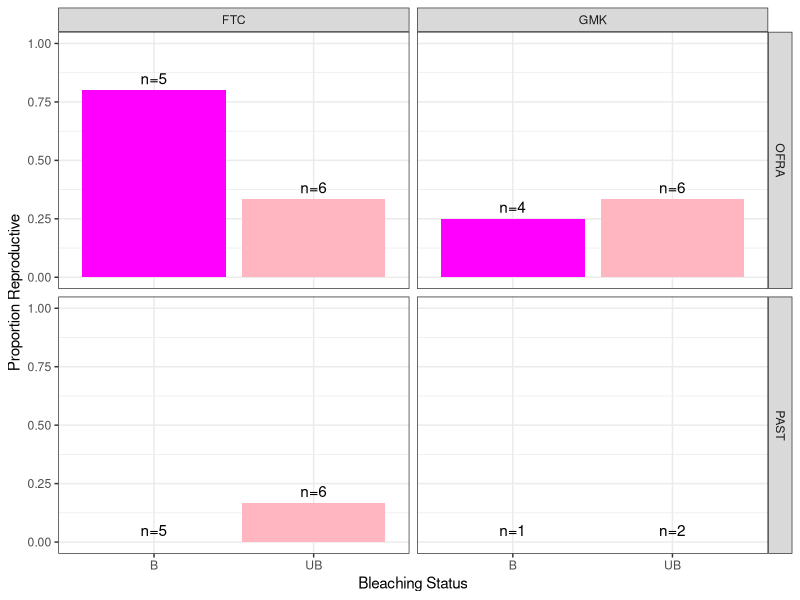
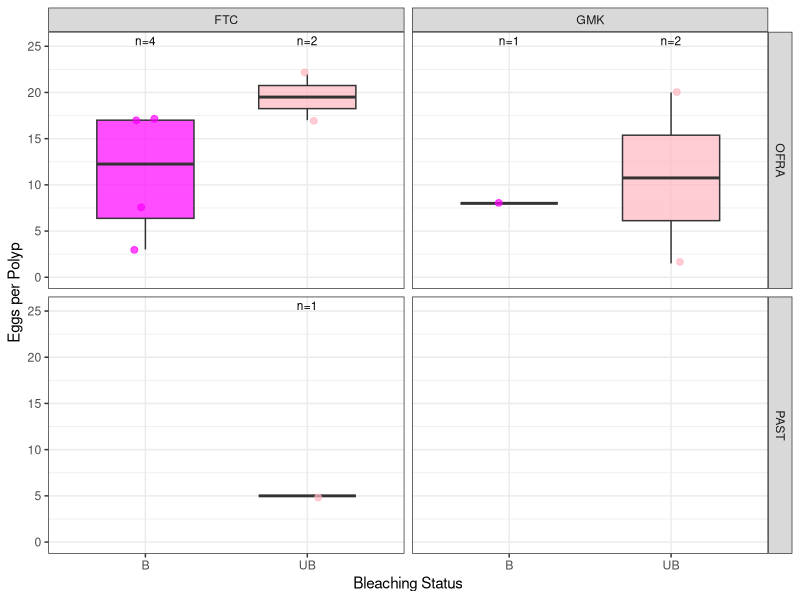
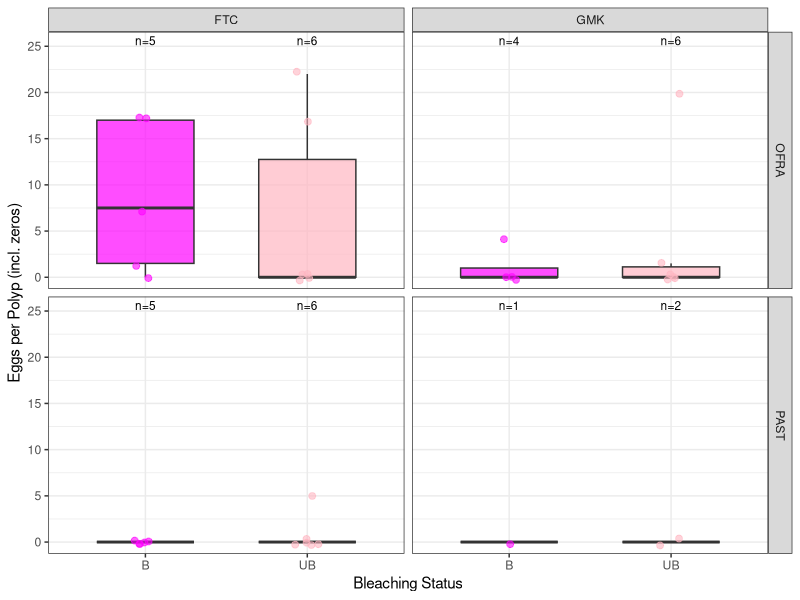
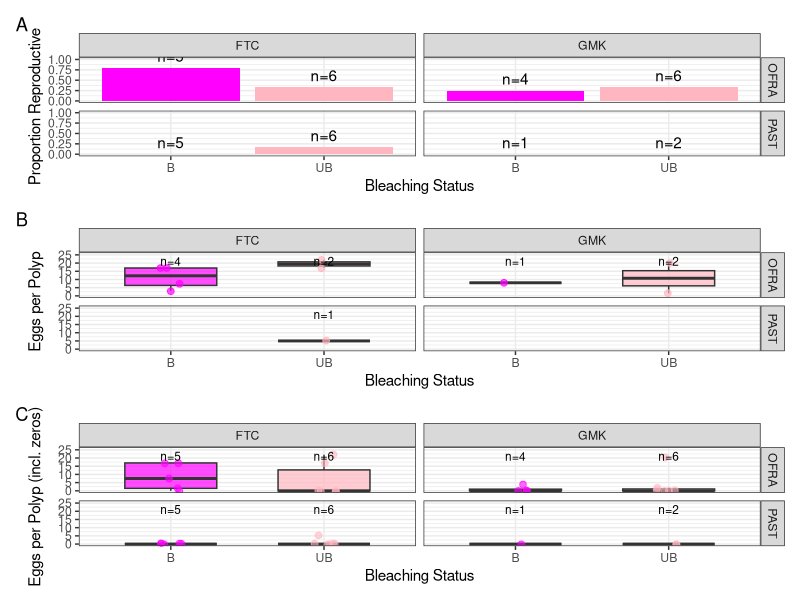
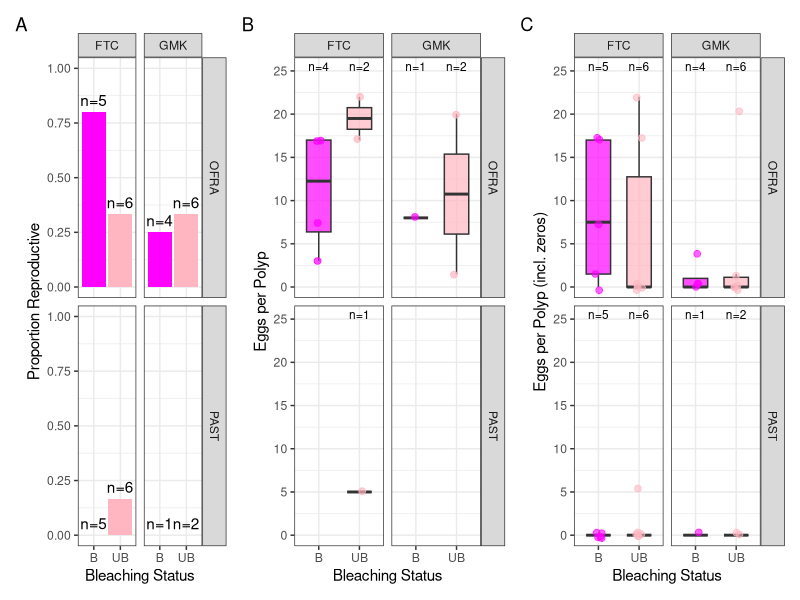

The R script that drew these images, in order:
##########################
#04/10/2026
#Thesis Fecundity
##########################

#load libraries 
library(tidyverse)
library(lme4)       # for mixed models
library(lmerTest)   # p-values for lmer
library(ggpubr)     # nicer plots
library(patchwork)

#########################################
# let's look at fecundity 
#########################################

#load data
fec<- read.csv("./data/data/Thesis_fec.csv")

fec <- fec %>%
  mutate(
    Species = as.factor(Species),
    Site = as.factor(Site),
    Status = as.factor(Status)
  )


#break it down into 3 sets since we had a lot of nonrepros (zeros) and ones that didnt have 2 fecund polyps

fec <- fec %>%
  mutate(
    # Binary reproduction (colony level) #where they repro yes or no
    repro = ifelse(F1 > 0 | F2 > 0, 1, 0), 
    
    # Mean fecundity including zeros #averaging all even with zeros 
    fecundity_all = (F1 + F2) / 2,
    
    # Conditional fecundity (only nonzero polyps) 
    fecundity_nonzero = case_when(
      F1 > 0 & F2 > 0 ~ (F1 + F2) / 2,
      F1 > 0 & F2 == 0 ~ F1,
      F1 == 0 & F2 > 0 ~ F2,
      TRUE ~ NA_real_
    )
  )

summary(fec)
table(fec$repro)
# 0  1 
# 25 10 #25 nonrepro, 10 repro 


#zfor the first model we'll look at the probability of a sample being reproductive

mod_repro <- glm(repro ~ Species * Site * Status,
                 data = fec,
                 family = "binomial")

summary(mod_repro) #are bleached corals less likely to reproduce?

# Call:
#   glm(formula = repro ~ Species * Site * Status, family = "binomial", 
#       data = fec)
# 
# Coefficients:
#   Estimate Std. Error z value Pr(>|z|)
# (Intercept)                     1.386      1.118   1.240    0.215
# SpeciesPAST                   -19.952   2917.013  -0.007    0.995
# SiteGMK                        -2.485      1.607  -1.546    0.122
# StatusUB                       -2.079      1.414  -1.470    0.141
# SpeciesPAST:SiteGMK             2.485   7145.193   0.000    1.000
# SpeciesPAST:StatusUB           19.036   2917.013   0.007    0.995
# SiteGMK:StatusUB                2.485      2.021   1.230    0.219
# SpeciesPAST:SiteGMK:StatusUB  -19.442   8504.481  -0.002    0.998
# 
# (Dispersion parameter for binomial family taken to be 1)
# 
# Null deviance: 41.879  on 34  degrees of freedom
# Residual deviance: 30.186  on 27  degrees of freedom
# AIC: 46.186
# 
# Number of Fisher Scoring iterations: 17

##########################################################
#Interpretation
#“What affects whether a coral reproduces at all?”
#model is struggling because PAST groups basically never reproduce -> why there's huge number (-19.95)
#the intercept is the log-odds of reproduction for the reference groups which are: Species = OFRA, Site = FTC, Status = B -> let's convert this to probability
exp(1.386) / (1 + exp(1.386)) #~80% -> so OFRA, FTC, Bleached corals have ~80% chance of reproducing
#don't really have enough data for this much less the interactions (big std errs and high p values)
##########################################################

# we need to simplify this model
glm(repro ~ Species + Site + Status,
    family = "binomial",
    data = fec)

# Call:  glm(formula = repro ~ Species + Site + Status, family = "binomial", 
#            data = fec)
# 
# Coefficients:
#   (Intercept)  SpeciesPAST      SiteGMK     StatusUB  
# 0.4592      -2.6360      -1.0894      -0.4457  
# 
# Degrees of Freedom: 34 Total (i.e. Null);  31 Residual
# Null Deviance:	    41.88 
# Residual Deviance: 33.99 	AIC: 41.99


#let's also interpret species seperately
fec_OFRA <- fec %>% filter(Species == "OFRA")

glm(repro ~ Site + Status,
    family = "binomial",
    data = fec_OFRA)


# Call:  glm(formula = repro ~ Site + Status, family = "binomial", data = fec_OFRA)
# 
# Coefficients:
#   (Intercept)      SiteGMK     StatusUB  
# 0.6931      -1.0296      -0.9163  
# 
# Degrees of Freedom: 20 Total (i.e. Null);  18 Residual
# Null Deviance:	    28.68 
# Residual Deviance: 26.4 	AIC: 32.4

##################################################################################
#Interpretation
#Intercept is the baseline group (OFRA+FTC+B)-> convert that to probability exp(0.6931) / (1 + exp(0.6931)) = 0.67 -> 67% of B OFRA colonies at FTC are repro
#SiteGMK is the effect of being at GMK (vs FTC) -> convert to odds exp(-1.0296) ≈ 0.36 -> 1-0.36 -> odds of reproducing at GMK are ~64% lower than FTC -> now convert that to probability -> logit = 0.6931 - 1.0296 = -0.3365  prob ≈ 0.42 -> OFRA at GMK have ~42% probability of reproducing vs 67% at FTC
#StatusUB -> exp(-0.9163) ≈ 0.40 -> odds of reproducing are ~60% lower in UB colonies -> now probability -> logit = 0.6931 - 0.9163 = -0.2232 -> prob ≈ 0.44 -> Unbleached OFRA have ~44% probability vs 67% in bleached
#Null deviance:     28.68  , Residual deviance: 26.4 , The model only explains a small amount of variation
##################################################################################

#check proportions
fec_OFRA %>%
  group_by(Site, Status) %>%
  summarise(
    prop_repro = mean(repro),
    n = n()
  )

# Site  Status prop_repro     n
# <fct> <fct>       <dbl> <int>
#   1 FTC   B           0.8       5
# 2 FTC   UB          0.333     6
# 3 GMK   B           0.25      4
# 4 GMK   UB          0.333     6

#maybe also try a Fisher's Exact Test
table(fec$Status, fec$repro)

fisher.test(table(fec$Status, fec$repro))

# Fisher's Exact Test for Count Data
# 
# data:  table(fec$Status, fec$repro)
# p-value = 0.7118
# alternative hypothesis: true odds ratio is not equal to 1
# 95 percent confidence interval:
#  0.1188241 3.7872230
# sample estimates:
# odds ratio 
#  0.6745758 



#for the second model we'll look to see if among reproductive corals, does bleaching reduce egg count?

fec_repro <- fec %>% filter(repro == 1) #just get repro ones 

mod_fec <- lm(fecundity_nonzero ~ Species, data = fec_repro)

summary(mod_fec)

# Call:
#   lm(formula = fecundity_nonzero ~ Species, data = fec_repro)
# 
# Residuals:
#   Min      1Q  Median      3Q     Max 
# -11.056  -4.931   2.222   4.444   9.444 
# 
# Coefficients:
#   Estimate Std. Error t value Pr(>|t|)   
# (Intercept)   12.556      2.538   4.947  0.00112 **
#   SpeciesPAST   -7.556      8.025  -0.941  0.37402   
# ---
#   Signif. codes:  0 ‘***’ 0.001 ‘**’ 0.01 ‘*’ 0.05 ‘.’ 0.1 ‘ ’ 1
# 
# Residual standard error: 7.613 on 8 degrees of freedom
# Multiple R-squared:  0.09974,	Adjusted R-squared:  -0.01279 
# F-statistic: 0.8864 on 1 and 8 DF,  p-value: 0.374


#for this third model we'll do a mixed model at polyp level and include the avg ove 2 polyps 

#make data long first 
fec_long <- fec %>%
  pivot_longer(cols = c(F1, F2),
               names_to = "Polyp",
               values_to = "Eggs")

#run mixed model 
mod_mixed <- lmer(Eggs ~ Species * Site * Status + (1 | ID),
                  data = fec_long)

summary(mod_mixed)

# Linear mixed model fit by REML. t-tests use Satterthwaite's method ['lmerModLmerTest']
# Formula: Eggs ~ Species * Site * Status + (1 | ID)
#    Data: fec_long
# 
# REML criterion at convergence: 414.5
# 
# Scaled residuals: 
#     Min      1Q  Median      3Q     Max 
# -3.0431 -0.1827 -0.0425  0.0000  3.8996 
# 
# Random effects:
#  Groups   Name        Variance Std.Dev.
#  ID       (Intercept) 33.04    5.748   
#  Residual             18.67    4.321   
# Number of obs: 70, groups:  ID, 35
# 
# Fixed effects:
#                              Estimate Std. Error     df t value Pr(>|t|)   
# (Intercept)                     8.600      2.911 27.000   2.954  0.00643 **
# SpeciesPAST                    -8.600      4.117 27.000  -2.089  0.04629 * 
# SiteGMK                        -7.600      4.367 27.000  -1.740  0.09319 . 
# StatusUB                       -2.100      3.942 27.000  -0.533  0.59858   
# SpeciesPAST:SiteGMK             7.600      8.362 27.000   0.909  0.37147   
# SpeciesPAST:StatusUB            2.933      5.575 27.000   0.526  0.60306   
# SiteGMK:StatusUB                4.683      5.762 27.000   0.813  0.42342   
# SpeciesPAST:SiteGMK:StatusUB   -5.517     10.597 27.000  -0.521  0.60691   
# ---
# Signif. codes:  0 ‘***’ 0.001 ‘**’ 0.01 ‘*’ 0.05 ‘.’ 0.1 ‘ ’ 1
# 
# Correlation of Fixed Effects:
#             (Intr) SpPAST SitGMK SttsUB SpPAST:SGMK SPAST:SU SGMK:S
# SpeciesPAST -0.707                                                 
# SiteGMK     -0.667  0.471                                          
# StatusUB    -0.739  0.522  0.492                                   
# SpPAST:SGMK  0.348 -0.492 -0.522 -0.257                            
# SpcPAST:SUB  0.522 -0.739 -0.348 -0.707  0.364                     
# StGMK:SttUB  0.505 -0.357 -0.758 -0.684  0.396       0.484         
# SPAST:SGMK: -0.275  0.389  0.412  0.372 -0.789      -0.526   -0.544


#I just want to see proportions so I can add that to RF abstract
fec %>%
  group_by(Status) %>%
  summarise(
    prop_repro = mean(repro),
    n = n()
  )

#  Status prop_repro     n
# <fct>       <dbl> <int>
#   1 B           0.333    15
# 2 UB          0.25     20
#######################
#now try and visualize 
#######################

#first let's look at the prop repro
plot_repro <- fec %>%
  group_by(Species, Site, Status) %>%
  summarise(prop_repro = mean(repro),
            n = n()) %>%
  ggplot(aes(x = Status, y = prop_repro, fill = Status)) +
  geom_col() +
  geom_text(aes(label = paste0("n=", n)), vjust = -0.5) +
  facet_grid(Species ~ Site) +
  scale_fill_manual(values = c("B" = "magenta", "UB" = "lightpink")) +
  ylim(0, 1) +
  labs(y = "Proportion Reproductive", x = "Bleaching Status") +
  theme_bw() +
  theme(legend.position = "none")

plot_repro


#now let's plot fec of only repro samples

fec_counts <- fec_repro %>%
  group_by(Species, Site, Status) %>%
  summarise(n = n(), .groups = "drop")

plot_fec <- fec_repro %>%
  ggplot(aes(x = Status, y = fecundity_nonzero, fill = Status)) +
  geom_boxplot(outlier.shape = NA, width = 0.6, alpha = 0.7) +
  geom_jitter(aes(color = Status), width = 0.08, size = 2, alpha = 0.7) +
  geom_text(data = fec_counts,
            aes(x = Status, y = Inf, label = paste0("n=", n)),
            vjust = 1.5, size = 3, inherit.aes = FALSE) +
  facet_grid(Species ~ Site) +
  scale_fill_manual(values = c("B" = "magenta", "UB" = "lightpink")) +
  scale_color_manual(values = c("B" = "magenta", "UB" = "lightpink")) +
  coord_cartesian(ylim = c(0, max(fec_repro$fecundity_nonzero) * 1.15)) +
  labs(y = "Eggs per Polyp", x = "Bleaching Status") +
  theme_bw() +
  theme(legend.position = "none")

plot_fec


#now let's look at raw fecundity that includes the samples with zeros
# get sample sizes for ALL colonies
fec_all_counts <- fec %>%
  group_by(Species, Site, Status) %>%
  summarise(n = n(), .groups = "drop")

plot_fec_all <- fec %>%
  ggplot(aes(x = Status, y = fecundity_all, fill = Status)) +
  
  # boxplot
  geom_boxplot(outlier.shape = NA, width = 0.6, alpha = 0.7) +
  
  # jitter points
  geom_jitter(aes(color = Status), width = 0.08, size = 2, alpha = 0.6) +
  
  # sample sizes
  geom_text(data = fec_all_counts,
            aes(x = Status, y = Inf, label = paste0("n=", n)),
            vjust = 1.5, size = 3, inherit.aes = FALSE) +
  
  facet_grid(Species ~ Site) +
  
  # consistent colors across ALL plots
  scale_fill_manual(values = c(
    "B" = "magenta",
    "UB" = "lightpink"
  )) +
  scale_color_manual(values = c(
    "B" = "magenta",
    "UB" = "lightpink"
  )) +
  
  # prevent label cutoff
  coord_cartesian(ylim = c(0, max(fec$fecundity_all) * 1.15)) +
  
  labs(y = "Eggs per Polyp (incl. zeros)", x = "Bleaching Status") +
  theme_bw() +
  theme(legend.position = "none")

plot_fec_all



#need to add sample sizes to plots I think

fec_summary <- fec %>%
  group_by(Species, Site, Status) %>%
  summarise(
    prop_repro = mean(repro),
    n = n()
  )



#combine these plots to see if it looks better 


figure_combined <- plot_repro / plot_fec / plot_fec_all +
  plot_annotation(tag_levels = "A")

figure_combined

figure_combined <- (plot_repro | plot_fec | plot_fec_all) +
  plot_layout(widths = c(1, 1.5, 1.5)) +
  plot_annotation(tag_levels = "A")

ggsave("../Thesis_2026/plots/fecundity_figure.png",
       figure_combined,
       width = 12,
       height = 10,
       dpi = 300)
